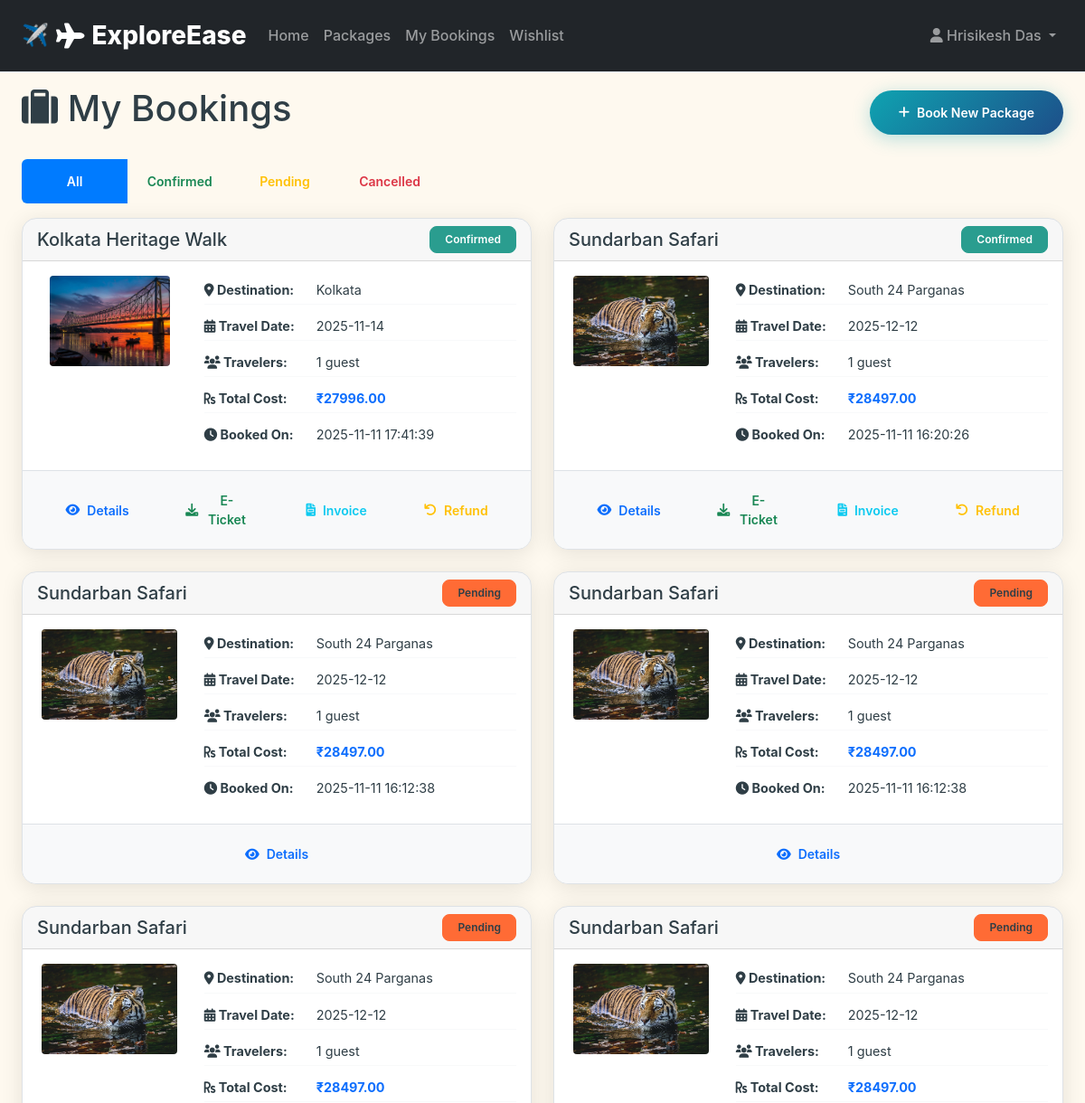
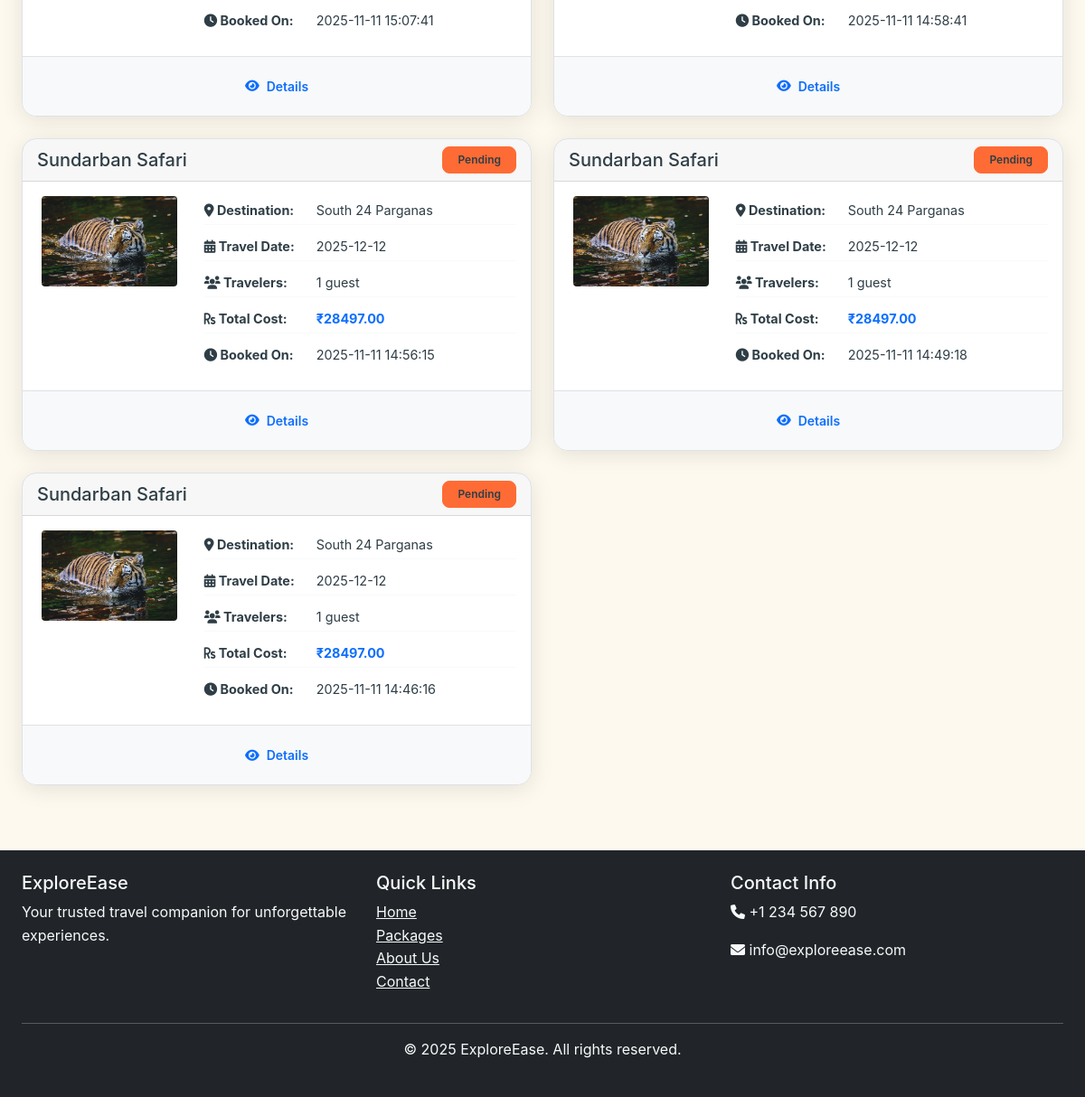
The app's page /my-bookings (signed in) with its own data (2 pictures, top to bottom).
### tables this page shows
CREATE TABLE users
                 (id INTEGER PRIMARY KEY AUTOINCREMENT,
                  name TEXT NOT NULL,
                  email TEXT UNIQUE NOT NULL,
                  password TEXT NOT NULL,
                  is_admin BOOLEAN DEFAULT FALSE,
                  created_at DATETIME DEFAULT CURRENT_TIMESTAMP);

CREATE TABLE packages
                 (id INTEGER PRIMARY KEY AUTOINCREMENT,
                  name TEXT NOT NULL,
                  destination TEXT NOT NULL,
                  category TEXT NOT NULL,
                  duration TEXT NOT NULL,
                  price REAL NOT NULL,
                  rating REAL NOT NULL,
                  latitude REAL NOT NULL,
                  longitude REAL NOT NULL,
                  description TEXT NOT NULL,
                  image TEXT NOT NULL,
                  region TEXT NOT NULL,
                  itinerary TEXT NOT NULL,
                  inclusions TEXT NOT NULL,
                  available_slots INTEGER DEFAULT 50,
                  is_active BOOLEAN DEFAULT TRUE,
                  created_at DATETIME DEFAULT CURRENT_TIMESTAMP);

CREATE TABLE bookings
                     (id INTEGER PRIMARY KEY AUTOINCREMENT,
                      user_id INTEGER NOT NULL,
                      package_id INTEGER NOT NULL,
                      guests INTEGER DEFAULT 1,
                      travelers INTEGER DEFAULT 1,
                      total_price REAL DEFAULT 0.0,  
                      total_cost REAL DEFAULT 0.0,  
                      amount REAL DEFAULT 0.0,       
                      price REAL DEFAULT 0.0,        
                      booking_date DATETIME DEFAULT CURRENT_TIMESTAMP,
                      booked_on DATETIME DEFAULT CURRENT_TIMESTAMP,
                      travel_date DATETIME DEFAULT CURRENT_TIMESTAMP,
                      status TEXT DEFAULT 'confirmed',
                      payment_status TEXT DEFAULT 'pending',
                      created_at DATETIME DEFAULT CURRENT_TIMESTAMP,
                      updated_at DATETIME DEFAULT CURRENT_TIMESTAMP, refund_amount REAL DEFAULT 0.0,
                      FOREIGN KEY (user_id) REFERENCES users(id),
                      FOREIGN KEY (package_id) REFERENCES packages(id));

### app.py (the view)
@app.route('/my-bookings')
@login_required
def my_bookings():
    conn = sqlite3.connect('database.db')
    conn.row_factory = sqlite3.Row  # This allows column access by name
    c = conn.cursor()
    c.execute('''SELECT b.*, p.name, p.destination, p.image
                 FROM bookings b
                 JOIN packages p ON b.package_id = p.id
                 WHERE b.user_id = ?
                 ORDER BY b.booking_date DESC''', (current_user.id,))
    bookings = c.fetchall()
    conn.close()
    return render_template('bookings.html', bookings=bookings)

### templates/bookings.html (shortened to what this page needs)
{% extends "base.html" %}
{% block content %}
<div class="container mt-4">
    <div class="row">
        <div class="col-12">
            <div class="d-flex justify-content-between align-items-center mb-4">
                <h1><i class="fas fa-suitcase"></i> My Bookings</h1>
                <a href="{{ url_for('packages') }}" class="btn btn-primary">
                    <i class="fas fa-plus"></i> Book New Package
                </a>
            </div>
            {% if bookings %}
            <div class="row">
                {% for booking in bookings %}
                {% set booking_id = booking[0] %}
                {% set user_id = booking[1] %}
                {% set package_id = booking[2] %}
                {% set travel_date = booking[11] %}
                {% set guests = booking[4] %}
                {% set total_price = booking[5] %}
                {% set status = booking[12] %}
                {% set booking_date = booking[14] %}
                {% set package_name = booking[17] %}
                {% set destination = booking[18] %}
                {% set package_image = booking[19] %}
                <div class="col-lg-6 mb-4">
                    <div class="card booking-card h-100">
                        <div class="card-header d-flex justify-content-between align-items-center">
                            <h5 class="mb-0">{{ package_name }}</h5>
                            <span class="badge
                                {% if status == 'Confirmed' %}bg-success
                                {% elif status == 'Pending' %}bg-warning
                                {% elif status == 'Cancelled' %}bg-danger
                                {% else %}bg-secondary{% endif %}">
                                {{ status }}
                            </span>
                        </div>
                        <div class="card-body">
                            <div class="row">
                                <div class="col-md-4 text-center mb-3">
                                    <img src="{{ url_for('static', filename='images/' + package_image) if package_image else url_for('static', filename='images/default.jpg') }}"
                                         alt="{{ package_name }}"
                                         class="img-fluid rounded"
                                         style="max-height: 100px; object-fit: cover;"
                                         onerror="this.onerror=null; this.src='{{ url_for('static', filename='images/default.jpg') }}'">
                                </div>
                                <div class="col-md-8">
                                    <div class="booking-details">
                                        <div class="detail-item mb-2">
                                            <strong><i class="fas fa-map-marker-alt"></i> Destination:</strong> {{ destination }}
                                        </div>
                                        <div class="detail-item mb-2">
                                            <strong><i class="fas fa-calendar-alt"></i> Travel Date:</strong>
                                            {% if travel_date and travel_date != "N/A" %}
                                                {{ travel_date }}
                                            {% else %}
                                                Not specified
                                            {% endif %}
                                        </div>
                                        <div class="detail-item mb-2">
                                            <strong><i class="fas fa-users"></i> Travelers:</strong>
                                            {{ guests }} guest{% if guests != 1 %}s{% endif %}
                                        </div>
                                        <div class="detail-item mb-2">
                                            <strong><i class="fas fa-rupee-sign"></i> Total Cost:</strong>
                                            <span class="text-primary fw-bold">₹{{ "%.2f"|format(total_price|float) }}</span>
                                        </div>
                                        <div class="detail-item mb-2">
                                            <strong><i class="fas fa-clock"></i> Booked On:</strong>
                                            {% if booking_date and booking_date != "N/A" %}
                                                {{ booking_date }}
                                            {% else %}
                                                Not specified
                                            {% endif %}
                                        </div>
                                    </div>
                                </div>
                            </div>
                        </div>
                        <div class="card-footer">
                            <div class="btn-group w-100" role="group">
                                <a href="{{ url_for('booking_details', booking_id=booking_id) }}"
                                   class="btn btn-outline-primary btn-sm">
                                    <i class="fas fa-eye"></i> Details
                                </a>
                                {% if status == 'Confirmed' %}
                                <a href="{{ url_for('generate_e_ticket', booking_id=booking_id) }}"
                                   class="btn btn-outline-success btn-sm">
                                    <i class="fas fa-download"></i> E-Ticket
                                </a>
                                <a href="{{ url_for('generate_invoice', booking_id=booking_id) }}"
                                   class="btn btn-outline-info btn-sm">
                                    <i class="fas fa-file-invoice"></i> Invoice
                                </a>
                                {% if status != 'Refunded' %}
                                <a href="{{ url_for('request_refund', booking_id=booking_id) }}"
                                   class="btn btn-outline-warning btn-sm">
                                    <i class="fas fa-undo"></i> Refund
                                </a>
                                {% endif %}
                                {% endif %}
                            </div>
                        </div>
                    </div>
                </div>
                {% endfor %}
            </div>
            {% endif %}
        </div>
    </div>
</div>
{% endblock %}

### templates/base.html (shortened to what this page needs)
<!DOCTYPE html>
<html lang="en">
<head>
    <link href="https://cdn.jsdelivr.net/npm/bootstrap@5.1.3/dist/css/bootstrap.min.css" rel="stylesheet">
    <link rel="stylesheet" href="https://cdnjs.cloudflare.com/ajax/libs/font-awesome/6.0.0/css/all.min.css">
    <link rel="stylesheet" href="{{ url_for('static', filename='css/style.css') }}?v=1.1">
</head>
<body>
    <nav class="navbar navbar-expand-lg navbar-dark bg-dark">
        <div class="container">
            <a class="navbar-brand" href="{% if current_user.is_authenticated and current_user.is_admin %}{{ url_for('admin') }}{% else %}{{ url_for('index') }}{% endif %}">
                <i class="fas fa-plane"></i> ExploreEase
            </a>
            <div class="collapse navbar-collapse" id="navbarNav">
                <ul class="navbar-nav me-auto">
                    {% if current_user.is_authenticated %}
                        {% if current_user.is_admin %}
                            <li class="nav-item">
                                <a class="nav-link" href="{{ url_for('admin') }}">
                                    <i class="fas fa-tachometer-alt"></i> Dashboard
                                </a>
                            </li>
                            <li class="nav-item">
                                <a class="nav-link" href="{{ url_for('admin_packages') }}">
                                    <i class="fas fa-box"></i> Manage Packages
                                </a>
                            </li>
                            <li class="nav-item">
                                <a class="nav-link" href="{{ url_for('admin_refunds') }}">
                                    <i class="fas fa-undo"></i> Refund Requests
                                </a>
                            </li>
                            <li class="nav-item">
                                <a class="nav-link" href="{{ url_for('admin_users') }}">
                                    <i class="fas fa-users"></i> Manage Users
                                </a>
                            </li>
                        {% else %}
                            <li class="nav-item">
                                <a class="nav-link" href="{{ url_for('index') }}">Home</a>
                            </li>
                            <li class="nav-item">
                                <a class="nav-link" href="{{ url_for('packages') }}">Packages</a>
                            </li>
                            <li class="nav-item">
                                <a class="nav-link" href="{{ url_for('my_bookings') }}">My Bookings</a>
                            </li>
                            <li class="nav-item">
                                <a class="nav-link" href="{{ url_for('view_wishlist') }}">Wishlist</a>
                            </li>
                        {% endif %}
                    {% endif %}
                </ul>
                <ul class="navbar-nav">
                    {% if current_user.is_authenticated %}
                    <li class="nav-item dropdown">
                        <a class="nav-link dropdown-toggle" href="#" id="userDropdown" role="button" data-bs-toggle="dropdown">
                            <i class="fas fa-user"></i> {{ current_user.name }}
                        </a>
                    </li>
                    {% endif %}
                </ul>
            </div>
        </div>
    </nav>
    <main>
        {% block content %}{% endblock %}
    </main>
    <footer class="bg-dark text-light mt-5">
        <div class="container py-4">
            <div class="row">
                <div class="col-md-4">
                    <h5>ExploreEase</h5>
                    <p>Your trusted travel companion for unforgettable experiences.</p>
                </div>
                <div class="col-md-4">
                    <h5>Quick Links</h5>
                    <ul class="list-unstyled">
                        <li><a href="{{ url_for('index') }}" class="text-light">Home</a></li>
                        <li><a href="{{ url_for('packages') }}" class="text-light">Packages</a></li>
                        <li><a href="#" class="text-light">About Us</a></li>
                        <li><a href="#" class="text-light">Contact</a></li>
                    </ul>
                </div>
                <div class="col-md-4">
                    <h5>Contact Info</h5>
                    <p><i class="fas fa-phone"></i> +1 234 567 890</p>
                    <p><i class="fas fa-envelope"></i> info@exploreease.com</p>
                </div>
            </div>
            <hr>
            <div class="text-center">
                <p>&copy; {{ current_year }} ExploreEase. All rights reserved.</p>
            </div>
        </div>
    </footer>
</body>
</html>

### records on screen
users: name "Hrisikesh Das"
bookings: status "Confirmed", image (picture), travel_date "2025-11-14", travelers "1", total_price "27996.00", created_at "2025-11-11 17:41:39"
packages: name "Kolkata Heritage Walk", destination "Kolkata"
bookings: status "Confirmed", image (picture), travel_date "2025-12-12", travelers "1", total_price "28497.00", created_at "2025-11-11 16:20:26"
packages: name "Sundarban Safari", destination "South 24 Parganas"
bookings: status "Pending", image (picture), travel_date "2025-12-12", travelers "1", total_price "28497.00", created_at "2025-11-11 16:12:38"
bookings: status "Pending", image (picture), travel_date "2025-12-12", travelers "1", total_price "28497.00", created_at "2025-11-11 16:12:38"
bookings: status "Pending", image (picture), travel_date "2025-12-12", travelers "1", total_price "28497.00", created_at "2025-11-11 15:07:41"
bookings: status "Pending", image (picture), travel_date "2025-12-12", travelers "1", total_price "28497.00", created_at "2025-11-11 14:58:41"
bookings: status "Pending", image (picture), travel_date "2025-12-12", travelers "1", total_price "28497.00", created_at "2025-11-11 14:56:15"
bookings: status "Pending", image (picture), travel_date "2025-12-12", travelers "1", total_price "28497.00", created_at "2025-11-11 14:49:18"
bookings: status "Pending", image (picture), travel_date "2025-12-12", guests "1", total_price "28497.00", created_at "2025-11-11 14:46:16"
